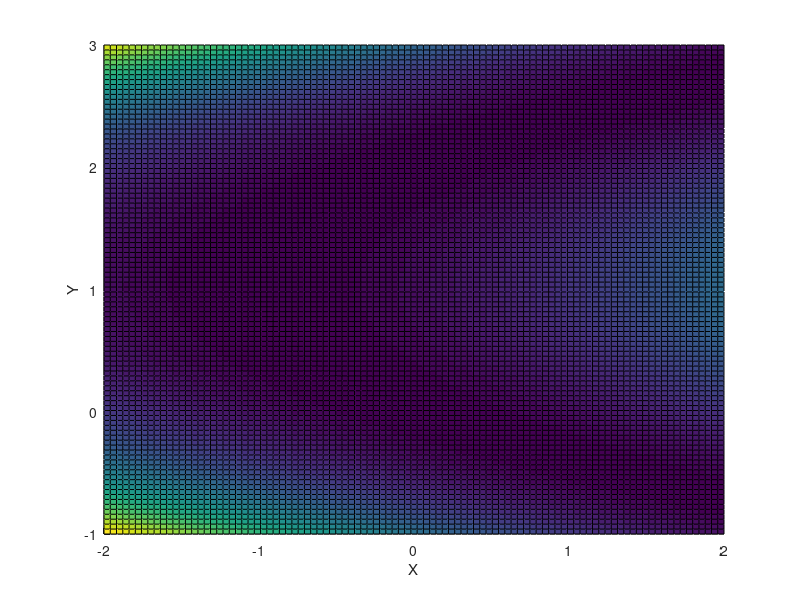
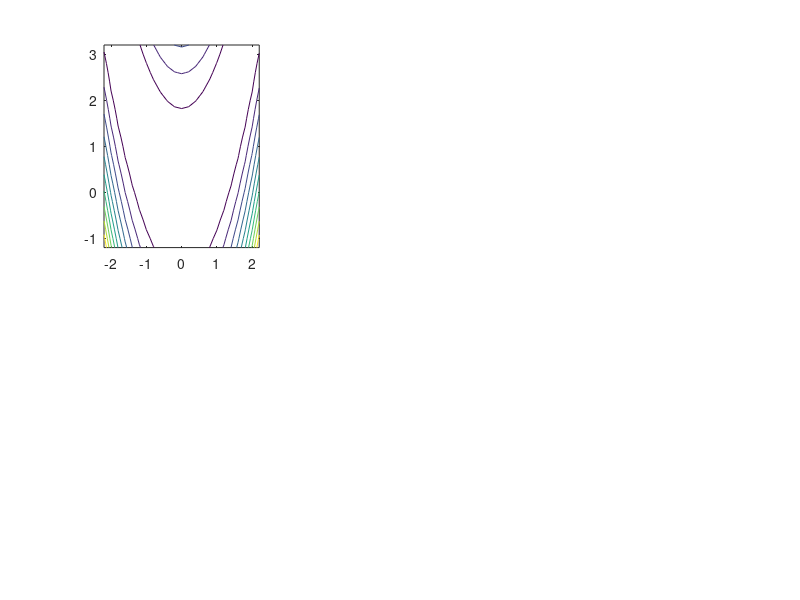

Reproduce these figures in MATLAB, in order. (Note: this script raises an error after producing the figures.)

clear all; close all;
%% 1 

h_x_y = @(x,y)(100.*(y-x.^2).^2 + (1-x).^2); 
x = linspace(-2,2,100);
y = linspace(-1,3,100); 
Z = zeros(100,100);
for i = 1:100
    for j = 1:100
        Z(i,j) = h_x_y(x(i),y(j));
    end
end
figure; hold on; 
surf(x,y,Z)
xlabel('X')
ylabel('Y')
hold off; 
%%

[X,Y] = meshgrid(-2.2:.2:2.2, -1.2:.2:3.2);
Z = h_x_y(X,Y);
starting_points = [[-2;-1],[2;3],[0;0],[2;-1],[-2;3],[0;3]];
figure; 
for i = 1:6
    subplot(2,3,i)

    contour(X,Y,Z);
    hold on;

    xn_1 = starting_points(:,i);
    delta = 0.1;
    while(delta>0.0000001)
        xn_1 = [xn_1 gradient_descent(xn_1(:,end),0.0001)];
        delta = sum(abs(xn_1(:,end)-xn_1(:,end-1)))/2;

    end
    plot(xn_1(1,:),xn_1(2,:),'k-o', 'MarkerSize',5);
    hold off
    [m,n] = size(xn_1);
    title(sprintf('The gradient descent path from (%d,%d), in %d steps',xn_1(1,1),xn_1(2,1), n));
    xlabel('X')
    ylabel('X');

end